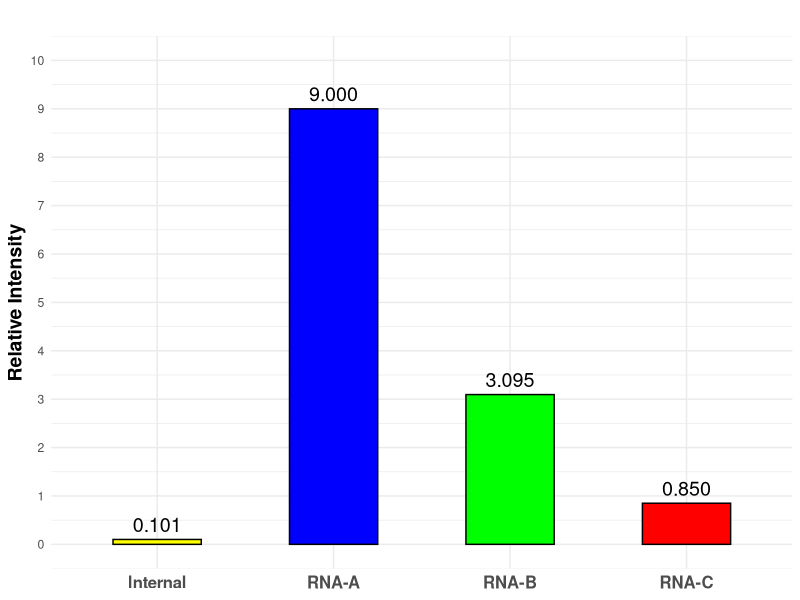
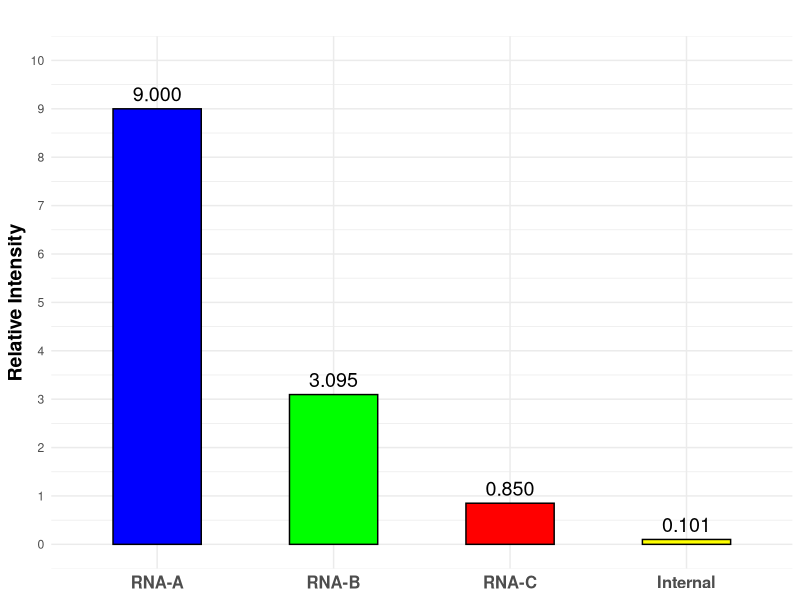

R code for these plots, in order:
## ---- chunk 1
knitr::opts_chunk$set(echo = TRUE)
library(ggplot2)
## ---- chunk 2
data <- data.frame(
  RNA = c("RNA-A", "RNA-B", "RNA-C", "Internal"),
  Relative_Intensity = c(9, 3.095, 0.850, 0.101)
)

# Generate the bar plot
ggplot(data, aes(x = RNA, y = Relative_Intensity, fill = RNA)) +
  geom_bar(stat = "identity", color = "black", width = 0.5) +
  geom_text(aes(label = sprintf("%.3f", Relative_Intensity)), vjust = -0.5, size = 5) +
  scale_y_continuous(limits = c(0, 10), breaks = seq(0, 10, 1)) +
  labs(
    title = "",
    x = NULL,
    y = "Relative Intensity"
  ) +
  scale_fill_manual(values = c("RNA-A" = "blue", "RNA-B" = "green", "RNA-C" = "red", "Internal" = "yellow")) +
  theme_minimal() +
  theme(
    plot.title = element_text(hjust = 0.5, size = 16, face = "bold"),
    axis.title.y = element_text(size = 14, face = "bold"),
    axis.text.x = element_text(size = 12, face = "bold"),
    legend.position = "none"
  )

data$RNA <- factor(data$RNA, levels = data$RNA[order(-data$Relative_Intensity)])

ggplot(data, aes(x = RNA, y = Relative_Intensity, fill = RNA)) +
  geom_bar(stat = "identity", color = "black", width = 0.5) +
  geom_text(aes(label = sprintf("%.3f", Relative_Intensity)), vjust = -0.5, size = 5) +
  scale_y_continuous(limits = c(0, 10), breaks = seq(0, 10, 1)) +
  labs(
    title = "",
    x = NULL,
    y = "Relative Intensity"
  ) +
  scale_fill_manual(values = c("RNA-A" = "blue", "RNA-B" = "green", "RNA-C" = "red", "Internal" = "yellow")) +
  theme_minimal() +
  theme(
    plot.title = element_text(hjust = 0.5, size = 16, face = "bold"),
    axis.title.y = element_text(size = 14, face = "bold"),
    axis.text.x = element_text(size = 12, face = "bold"),
    legend.position = "none"
  )

